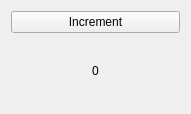
<?xml version="1.0" encoding="UTF-8"?>
<ui version="4.0">
 <class>PollGUIWidget</class>
 <widget class="QWidget" name="PollGUIWidget">
  <property name="geometry">
   <rect>
    <x>0</x>
    <y>0</y>
    <width>191</width>
    <height>114</height>
   </rect>
  </property>
  <property name="windowTitle">
   <string>PollGUIWidget</string>
  </property>
  <layout class="QVBoxLayout" name="verticalLayout">
   <item>
    <widget class="QPushButton" name="pbIncrement">
     <property name="text">
      <string>Increment</string>
     </property>
    </widget>
   </item>
   <item>
    <widget class="QLabel" name="lbCount">
     <property name="text">
      <string>0</string>
     </property>
     <property name="alignment">
      <set>Qt::AlignCenter</set>
     </property>
    </widget>
   </item>
  </layout>
 </widget>
 <resources/>
 <connections/>
</ui>
